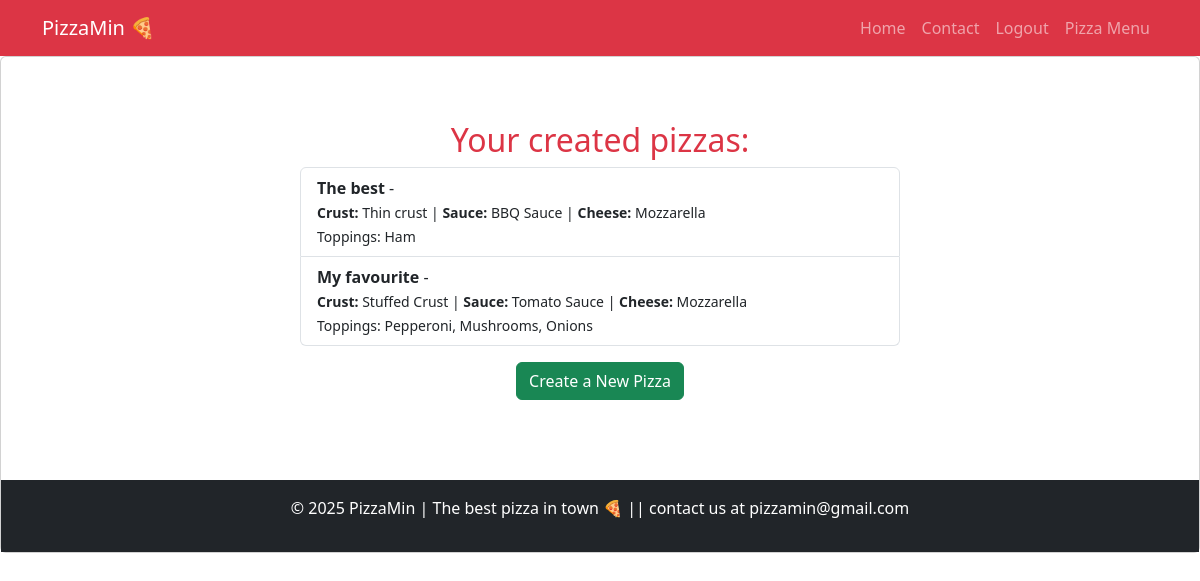
/pizzas/ (signed in), run on an earlier commit of the app's database.
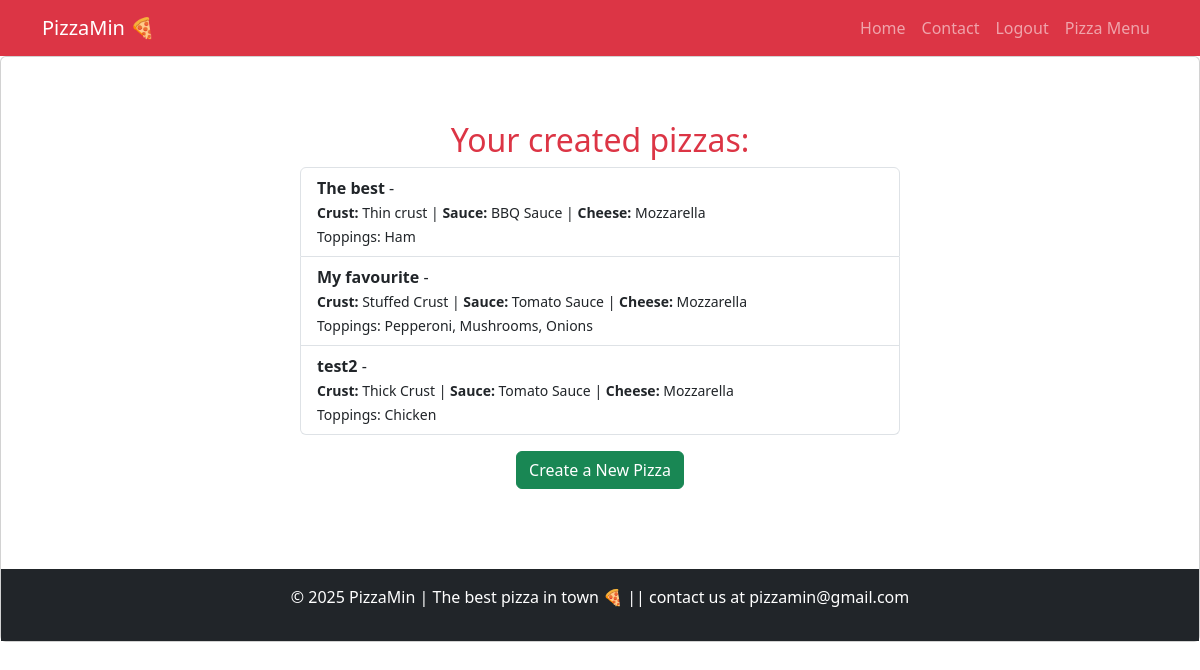
And on a later commit of the database.
### pizzaApp/models.py (models this page shows, shortened)
class Pizza(models.Model):
    name = models.CharField(max_length=100)
    size = models.ForeignKey(Size, on_delete=models.CASCADE)
    crust = models.ForeignKey(Crust, on_delete=models.CASCADE)
    sauce = models.ForeignKey(Sauce, on_delete=models.CASCADE)
    cheese = models.ForeignKey(Cheese, on_delete=models.CASCADE)
    toppings = models.ManyToManyField(Topping)
    created_by = models.ForeignKey(User, on_delete=models.CASCADE)
    created_at = models.DateTimeField(auto_now_add=True)

class Crust(models.Model):
    name = models.CharField(max_length=20, unique=True)
    def __str__(self):
        return self.name

class Sauce(models.Model):
    name = models.CharField(max_length=20, unique=True)
    def __str__(self):
        return self.name

class Cheese(models.Model):
    name = models.CharField(max_length=20, unique=True)
    def __str__(self):
        return self.name

class Topping(models.Model):
    name = models.CharField(max_length=50, unique=True)

### pizzaApp/views.py (the view)
# urls.py: path("pizzas/", views.pizza_list, name="pizza_list"),
@login_required
def pizza_list(request):
    pizzas = Pizza.objects.filter(created_by=request.user)
    return render(request, "pizza_list.html", {"pizzas": pizzas})

### pizzaApp/templates/pizza_list.html
{% extends "base.html" %}
{% block content %}
<div class="container mt-5">
    <h2 class="text-center text-danger">Your created pizzas:</h2>
    <ul class="list-group mx-auto" style="max-width: 600px;">
        {% for pizza in pizzas %}
            <li class="list-group-item">
                <strong>{{ pizza.name }}</strong> - {{ pizza.get_size_display }} <br>
                <small>
                    <strong>Crust:</strong> {{ pizza.crust }} |
                    <strong>Sauce:</strong> {{ pizza.sauce }} |
                    <strong>Cheese:</strong> {{ pizza.cheese }}
                </small><br>
                <small>Toppings:
                    {% for topping in pizza.toppings.all %}
                        {{ topping.name }}{% if not forloop.last %}, {% endif %}
                    {% endfor %}
                </small>
            </li>
        {% endfor %}
    </ul>
    <p class="text-center mt-3">
        <a href="{% url 'create_pizza' %}" class="btn btn-success">Create a New Pizza</a>
    </p>
</div>
{% endblock %}

What changed in the data, as far as the page shows it:
added Pizza: name "test2", crust "Thick Crust", sauce "Tomato Sauce", cheese "Mozzarella"
now on this page (row unchanged): Topping: name "Chicken", shown under "test2"
